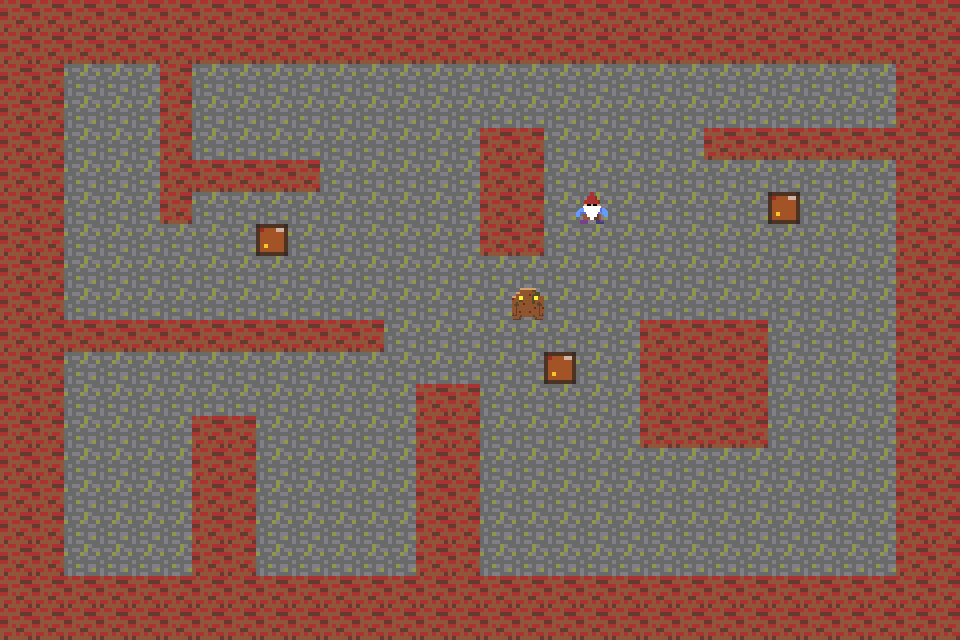

Tiled map render using the project's own tile images. Description and the whole map definition, tile-layer contents included, below:
An orthogonal 30x20 tile map with 32x32 px tiles, 2 tile layers (level, entities).

<map version="1.10" tiledversion="1.12.2" orientation="orthogonal" renderorder="right-down" width="30" height="20" tilewidth="32" tileheight="32" infinite="0" nextlayerid="3" nextobjectid="1">
 <editorsettings>
  <export target="testLevel_box.tmj" format="json" />
 </editorsettings>
 <tileset firstgid="1" source="../sprites/TileSet.tsx" />
 <layer id="1" name="level" width="30" height="20">
  <data encoding="csv">
2,2,2,2,2,2,2,2,2,2,2,2,2,2,2,2,2,2,2,2,2,2,2,2,2,2,2,2,2,2,
2,2,2,2,2,2,2,2,2,2,2,2,2,2,2,2,2,2,2,2,2,2,2,2,2,2,2,2,2,2,
2,2,1,1,1,2,1,1,1,1,1,1,1,1,1,1,1,1,1,1,1,1,1,1,1,1,1,1,2,2,
2,2,1,1,1,2,1,1,1,1,1,1,1,1,1,1,1,1,1,1,1,1,1,1,1,1,1,1,2,2,
2,2,1,1,1,2,1,1,1,1,1,1,1,1,1,2,2,1,1,1,1,1,2,2,2,2,2,2,2,2,
2,2,1,1,1,2,2,2,2,2,1,1,1,1,1,2,2,1,1,1,1,1,1,1,1,1,1,1,2,2,
2,2,1,1,1,2,1,1,1,1,1,1,1,1,1,2,2,1,1,1,1,1,1,1,1,1,1,1,2,2,
2,2,1,1,1,1,1,1,1,1,1,1,1,1,1,2,2,1,1,1,1,1,1,1,1,1,1,1,2,2,
2,2,1,1,1,1,1,1,1,1,1,1,1,1,1,1,1,1,1,1,1,1,1,1,1,1,1,1,2,2,
2,2,1,1,1,1,1,1,1,1,1,1,1,1,1,1,1,1,1,1,1,1,1,1,1,1,1,1,2,2,
2,2,2,2,2,2,2,2,2,2,2,2,1,1,1,1,1,1,1,1,2,2,2,2,1,1,1,1,2,2,
2,2,1,1,1,1,1,1,1,1,1,1,1,1,1,1,1,1,1,1,2,2,2,2,1,1,1,1,2,2,
2,2,1,1,1,1,1,1,1,1,1,1,1,2,2,1,1,1,1,1,2,2,2,2,1,1,1,1,2,2,
2,2,1,1,1,1,2,2,1,1,1,1,1,2,2,1,1,1,1,1,2,2,2,2,1,1,1,1,2,2,
2,2,1,1,1,1,2,2,1,1,1,1,1,2,2,1,1,1,1,1,1,1,1,1,1,1,1,1,2,2,
2,2,1,1,1,1,2,2,1,1,1,1,1,2,2,1,1,1,1,1,1,1,1,1,1,1,1,1,2,2,
2,2,1,1,1,1,2,2,1,1,1,1,1,2,2,1,1,1,1,1,1,1,1,1,1,1,1,1,2,2,
2,2,1,1,1,1,2,2,1,1,1,1,1,2,2,1,1,1,1,1,1,1,1,1,1,1,1,1,2,2,
2,2,2,2,2,2,2,2,2,2,2,2,2,2,2,2,2,2,2,2,2,2,2,2,2,2,2,2,2,2,
2,2,2,2,2,2,2,2,2,2,2,2,2,2,2,2,2,2,2,2,2,2,2,2,2,2,2,2,2,2
</data>
 </layer>
 <layer id="2" name="entities" width="30" height="20">
  <data encoding="csv">
0,0,0,0,0,0,0,0,0,0,0,0,0,0,0,0,0,0,0,0,0,0,0,0,0,0,0,0,0,0,
0,0,0,0,0,0,0,0,0,0,0,0,0,0,0,0,0,0,0,0,0,0,0,0,0,0,0,0,0,0,
0,0,0,0,0,0,0,0,0,0,0,0,0,0,0,0,0,0,0,0,0,0,0,0,0,0,0,0,0,0,
0,0,0,0,0,0,0,0,0,0,0,0,0,0,0,0,0,0,0,0,0,0,0,0,0,0,0,0,0,0,
0,0,0,0,0,0,0,0,0,0,0,0,0,0,0,0,0,0,0,0,0,0,0,0,0,0,0,0,0,0,
0,0,0,0,0,0,0,0,0,0,0,0,0,0,0,0,0,0,0,0,0,0,0,0,0,0,0,0,0,0,
0,0,0,0,0,0,0,0,0,0,0,0,0,0,0,0,0,0,3,0,0,0,0,0,4,0,0,0,0,0,
0,0,0,0,0,0,0,0,4,0,0,0,0,0,0,0,0,0,0,0,0,0,0,0,0,0,0,0,0,0,
0,0,0,0,0,0,0,0,0,0,0,0,0,0,0,0,0,0,0,0,0,0,0,0,0,0,0,0,0,0,
0,0,0,0,0,0,0,0,0,0,0,0,0,0,0,0,5,0,0,0,0,0,0,0,0,0,0,0,0,0,
0,0,0,0,0,0,0,0,0,0,0,0,0,0,0,0,0,0,0,0,0,0,0,0,0,0,0,0,0,0,
0,0,0,0,0,0,0,0,0,0,0,0,0,0,0,0,0,4,0,0,0,0,0,0,0,0,0,0,0,0,
0,0,0,0,0,0,0,0,0,0,0,0,0,0,0,0,0,0,0,0,0,0,0,0,0,0,0,0,0,0,
0,0,0,0,0,0,0,0,0,0,0,0,0,0,0,0,0,0,0,0,0,0,0,0,0,0,0,0,0,0,
0,0,0,0,0,0,0,0,0,0,0,0,0,0,0,0,0,0,0,0,0,0,0,0,0,0,0,0,0,0,
0,0,0,0,0,0,0,0,0,0,0,0,0,0,0,0,0,0,0,0,0,0,0,0,0,0,0,0,0,0,
0,0,0,0,0,0,0,0,0,0,0,0,0,0,0,0,0,0,0,0,0,0,0,0,0,0,0,0,0,0,
0,0,0,0,0,0,0,0,0,0,0,0,0,0,0,0,0,0,0,0,0,0,0,0,0,0,0,0,0,0,
0,0,0,0,0,0,0,0,0,0,0,0,0,0,0,0,0,0,0,0,0,0,0,0,0,0,0,0,0,0,
0,0,0,0,0,0,0,0,0,0,0,0,0,0,0,0,0,0,0,0,0,0,0,0,0,0,0,0,0,0
</data>
 </layer>
</map>
